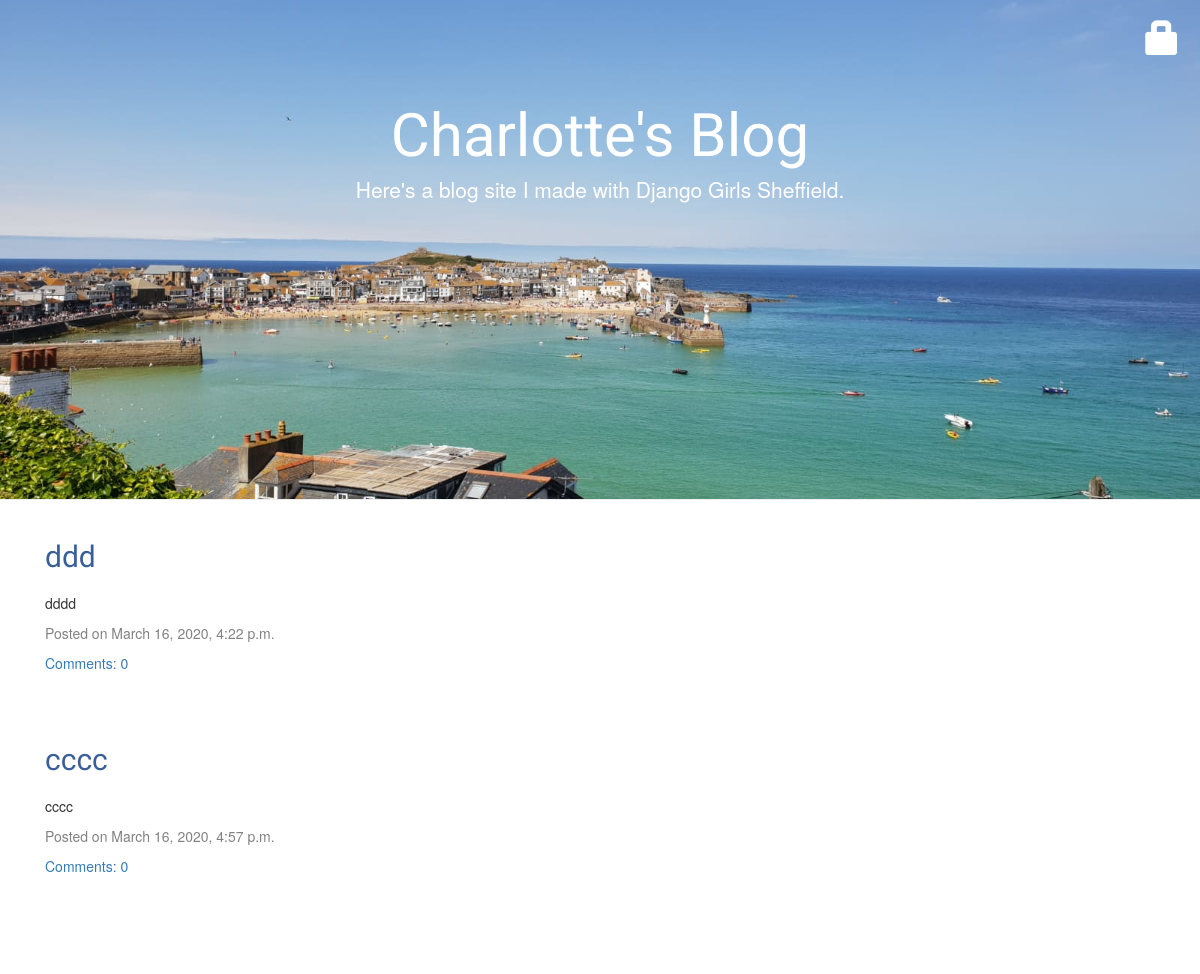
Before: / with the older database file.
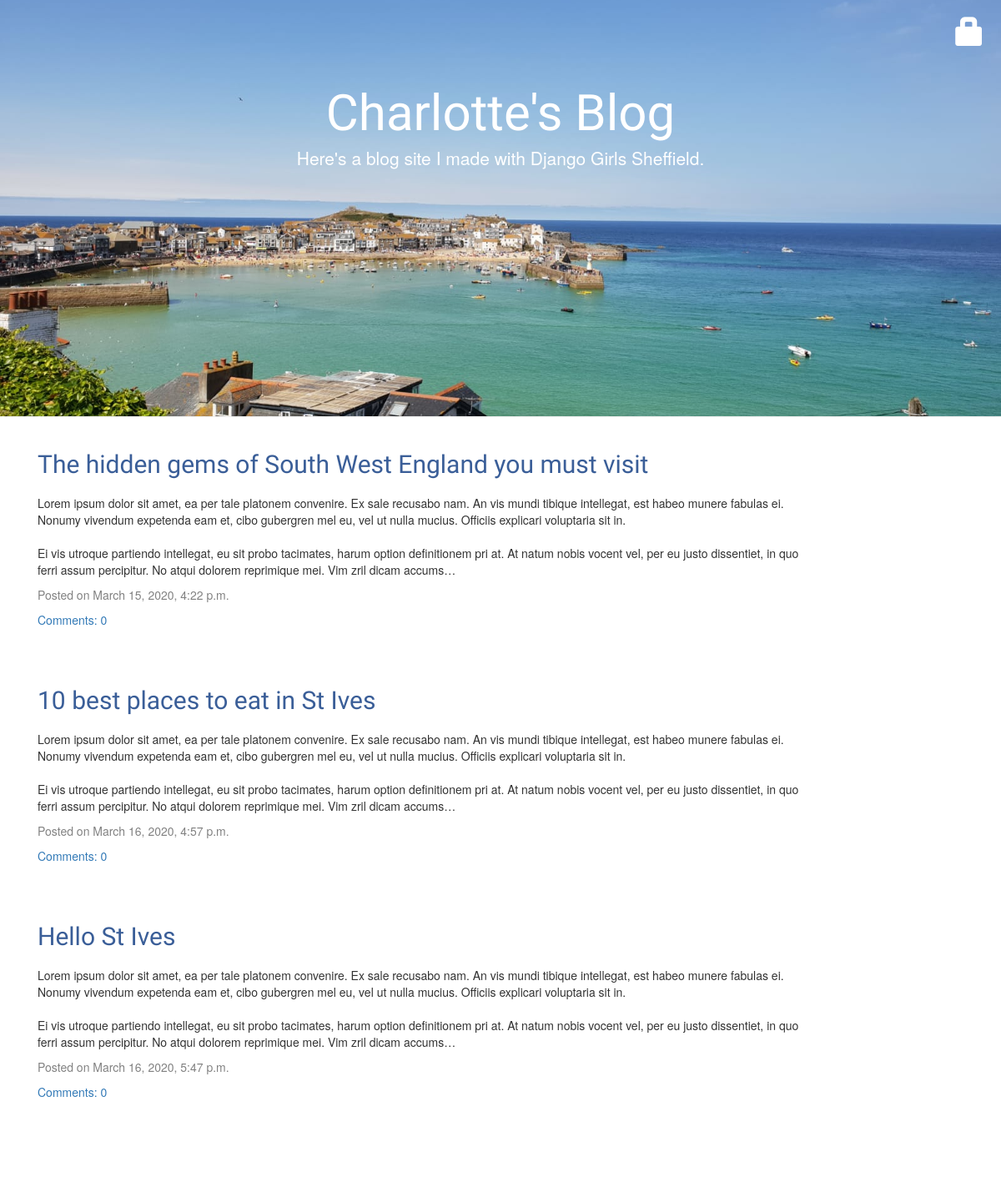
After: the same page with the newer database file.
### blog/models.py (models this page shows, shortened)
class Post(models.Model):
    author = models.ForeignKey(settings.AUTH_USER_MODEL, on_delete=models.CASCADE)
    title = models.CharField(max_length=200)
    text = models.TextField()
    created_date = models.DateTimeField(default=timezone.now)
    published_date = models.DateTimeField(blank=True, null=True)

### blog/views.py (the view)
# urls.py: path('', views.post_list, name='post_list'),
def post_list(request):
    posts = Post.objects.filter(published_date__lte=timezone.now()).order_by('published_date')
    return render(request, 'blog/post_list.html', {'posts': posts})

### blog/templates/blog/post_list.html
{% extends 'blog/base.html' %}
{% block content %}
    {% for post in posts %}
        <div class="post">
            <h2><a href="{% url 'post_detail' pk=post.pk %}">{{ post.title }}</a></h2>
            <p>{{ post.text|linebreaksbr|truncatechars:500 }}</p>
            <div class="date">
                <p>Posted on {{ post.published_date }} </p>
            </div>
            <a href="{% url 'post_detail' pk=post.pk %}">Comments: {{ post.comments.count }}</a>
        </div>
    {% endfor %}
{% endblock %}

### blog/templates/blog/base.html (shortened to what this page needs)
{% load static %}
<html>
    <head>
        <link rel="stylesheet" href="https://stackpath.bootstrapcdn.com/bootstrap/4.4.1/css/bootstrap.min.css">
        <link rel="stylesheet" href="//maxcdn.bootstrapcdn.com/bootstrap/3.2.0/css/bootstrap.min.css">
        <link rel="stylesheet" href="{% static 'css/blog.css' %}">
    </head>
    <body>
        <div class="page-header text-center img-fluid">
            {% if user.is_authenticated %}
                <a href="{% url 'post_new' %}" class="top-menu"><span class="glyphicon glyphicon-plus"></span></a>
                <a href="{% url 'post_draft_list' %}" class="top-menu"><span class="glyphicon glyphicon-edit"></span></a>
                <p class="top-menu" style="font-size: medium;">Hello {{ user.username }} <small>(<a href="{% url 'logout' %}" style="color:white;">Log out</a>)</small></p>
            {% else %}
                <a href="{% url 'login' %}" class="top-menu"><span class="glyphicon glyphicon-lock"></span></a>
            {% endif %}
            <h1 class="display-1" id="title"><a href="/">Charlotte's Blog</a></h1>
            <p class="lead mt-1" id="subtitle">Here's a blog site I made with Django Girls Sheffield.</p>
        </div>
        <div class="content container">
            <div class="row">
                <div class="col-md-10">
                    {% block content %}
                    {% endblock %}
                </div>
            </div>
        </div>
    </body>
</html>

### blog/static/css/blog.css (style rules this page uses)
body { padding-bottom: 100px; }
.page-header { background-image: url('St Ives Harbour.jpg'); background-size: cover; background-position: center; margin-top: 0; height: 500px; }
.page-header h1, .page-header h1 a, .page-header h1 a:visited, .page-header h1 a:active { color: #ffffff; text-decoration: none; margin: 0; }
.lead { color: #ffffff; }
#title { padding-top: 100px; }
h1, h2, h3, h4 { font-family: 'Lobster', cursive; margin-bottom: 20px; }
.date { color: #828282; }
.top-menu, .top-menu:hover, .top-menu:visited { color: #ffffff; float: right; font-size: 26pt; margin-right: 20px; padding-top: 20px; }
.post { margin-bottom: 70px; }
.post h2 a, .post h2 a:visited, h2, h1 a, h1 { color: #3A5E98; }

Changed rows visible on the page:
removed Post: title "ddd", text "dddd", published_date "March 16, 2020, 4:22 p.m.", comments.count "0"
added Post: title "The hidden gems of South West England you must visit", text "Lorem ipsum dolor sit amet, ea per tale platonem convenire. Ex sale recusabo nam. An vis mundi tibique intellegat, est habeo munere fabulas ei. Nonumy vivendum expetenda eam et, cibo gubergren mel eu, vel ut nulla mucius. Officiis explicari voluptaria sit in. Ei vis utroque partiendo intellegat, eu sit probo tacimates, harum option definitionem pri at. At natum nobis vocent vel, per eu justo dissentiet, in quo ferri assum percipitur. No atqui dolorem reprimique mei. Vim zril dicam accums…", published_date "March 15, 2020, 4:22 p.m.", comments.count "0"
changed Post: title "cccc" → "10 best places to eat in St Ives"; text "cccc" → "Lorem ipsum dolor sit amet, ea per tale platonem convenire. Ex sale recusabo nam. An vis mundi tibique intellegat, est habeo munere fabulas ei. Nonumy vivendum expetenda eam et, cibo gubergren mel eu, vel ut nulla mucius. Officiis explicari voluptaria sit in. Ei vis utroque partiendo intellegat, eu sit probo tacimates, harum option definitionem pri at. At natum nobis vocent vel, per eu justo dissentiet, in quo ferri assum percipitur. No atqui dolorem reprimique mei. Vim zril dicam accums…"
now on this page (row edited): Post: title "Hello St Ives", text "Lorem ipsum dolor sit amet, ea per tale platonem convenire. Ex sale recusabo nam. An vis mundi tibique intellegat, est habeo munere fabulas ei. Nonumy vivendum expetenda eam et, cibo gubergren mel eu, vel ut nulla mucius. Officiis explicari voluptaria sit in. Ei vis utroque partiendo intellegat, eu sit probo tacimates, harum option definitionem pri at. At natum nobis vocent vel, per eu justo dissentiet, in quo ferri assum percipitur. No atqui dolorem reprimique mei. Vim zril dicam accums…", published_date "March 16, 2020, 5:47 p.m.", comments.count "0"
